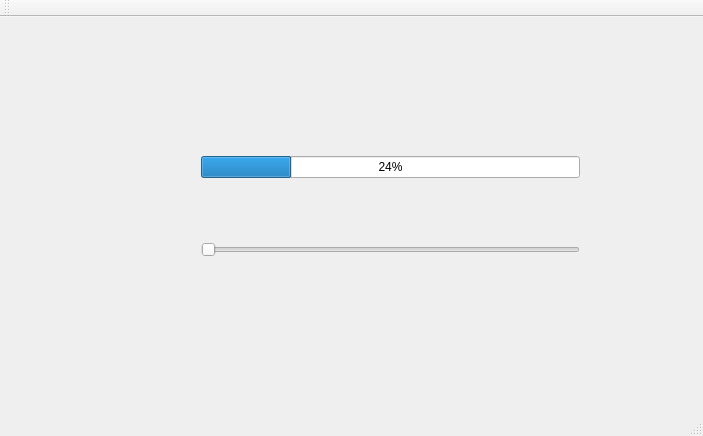
<?xml version="1.0" encoding="UTF-8"?>
<ui version="4.0">
 <class>SignalAndSlots</class>
 <widget class="QMainWindow" name="SignalAndSlots">
  <property name="geometry">
   <rect>
    <x>0</x>
    <y>0</y>
    <width>703</width>
    <height>436</height>
   </rect>
  </property>
  <property name="windowTitle">
   <string>SignalAndSlots</string>
  </property>
  <widget class="QWidget" name="centralWidget">
   <widget class="QWidget" name="">
    <property name="geometry">
     <rect>
      <x>190</x>
      <y>70</y>
      <width>401</width>
      <height>241</height>
     </rect>
    </property>
    <layout class="QVBoxLayout" name="verticalLayout">
     <item>
      <widget class="QProgressBar" name="progressBar">
       <property name="value">
        <number>24</number>
       </property>
      </widget>
     </item>
     <item>
      <widget class="QSlider" name="horizontalSlider">
       <property name="orientation">
        <enum>Qt::Horizontal</enum>
       </property>
      </widget>
     </item>
    </layout>
   </widget>
  </widget>
  <widget class="QMenuBar" name="menuBar">
   <property name="geometry">
    <rect>
     <x>0</x>
     <y>0</y>
     <width>703</width>
     <height>20</height>
    </rect>
   </property>
  </widget>
  <widget class="QToolBar" name="mainToolBar">
   <attribute name="toolBarArea">
    <enum>TopToolBarArea</enum>
   </attribute>
   <attribute name="toolBarBreak">
    <bool>false</bool>
   </attribute>
  </widget>
  <widget class="QStatusBar" name="statusBar"/>
 </widget>
 <layoutdefault spacing="6" margin="11"/>
 <resources/>
 <connections/>
</ui>
